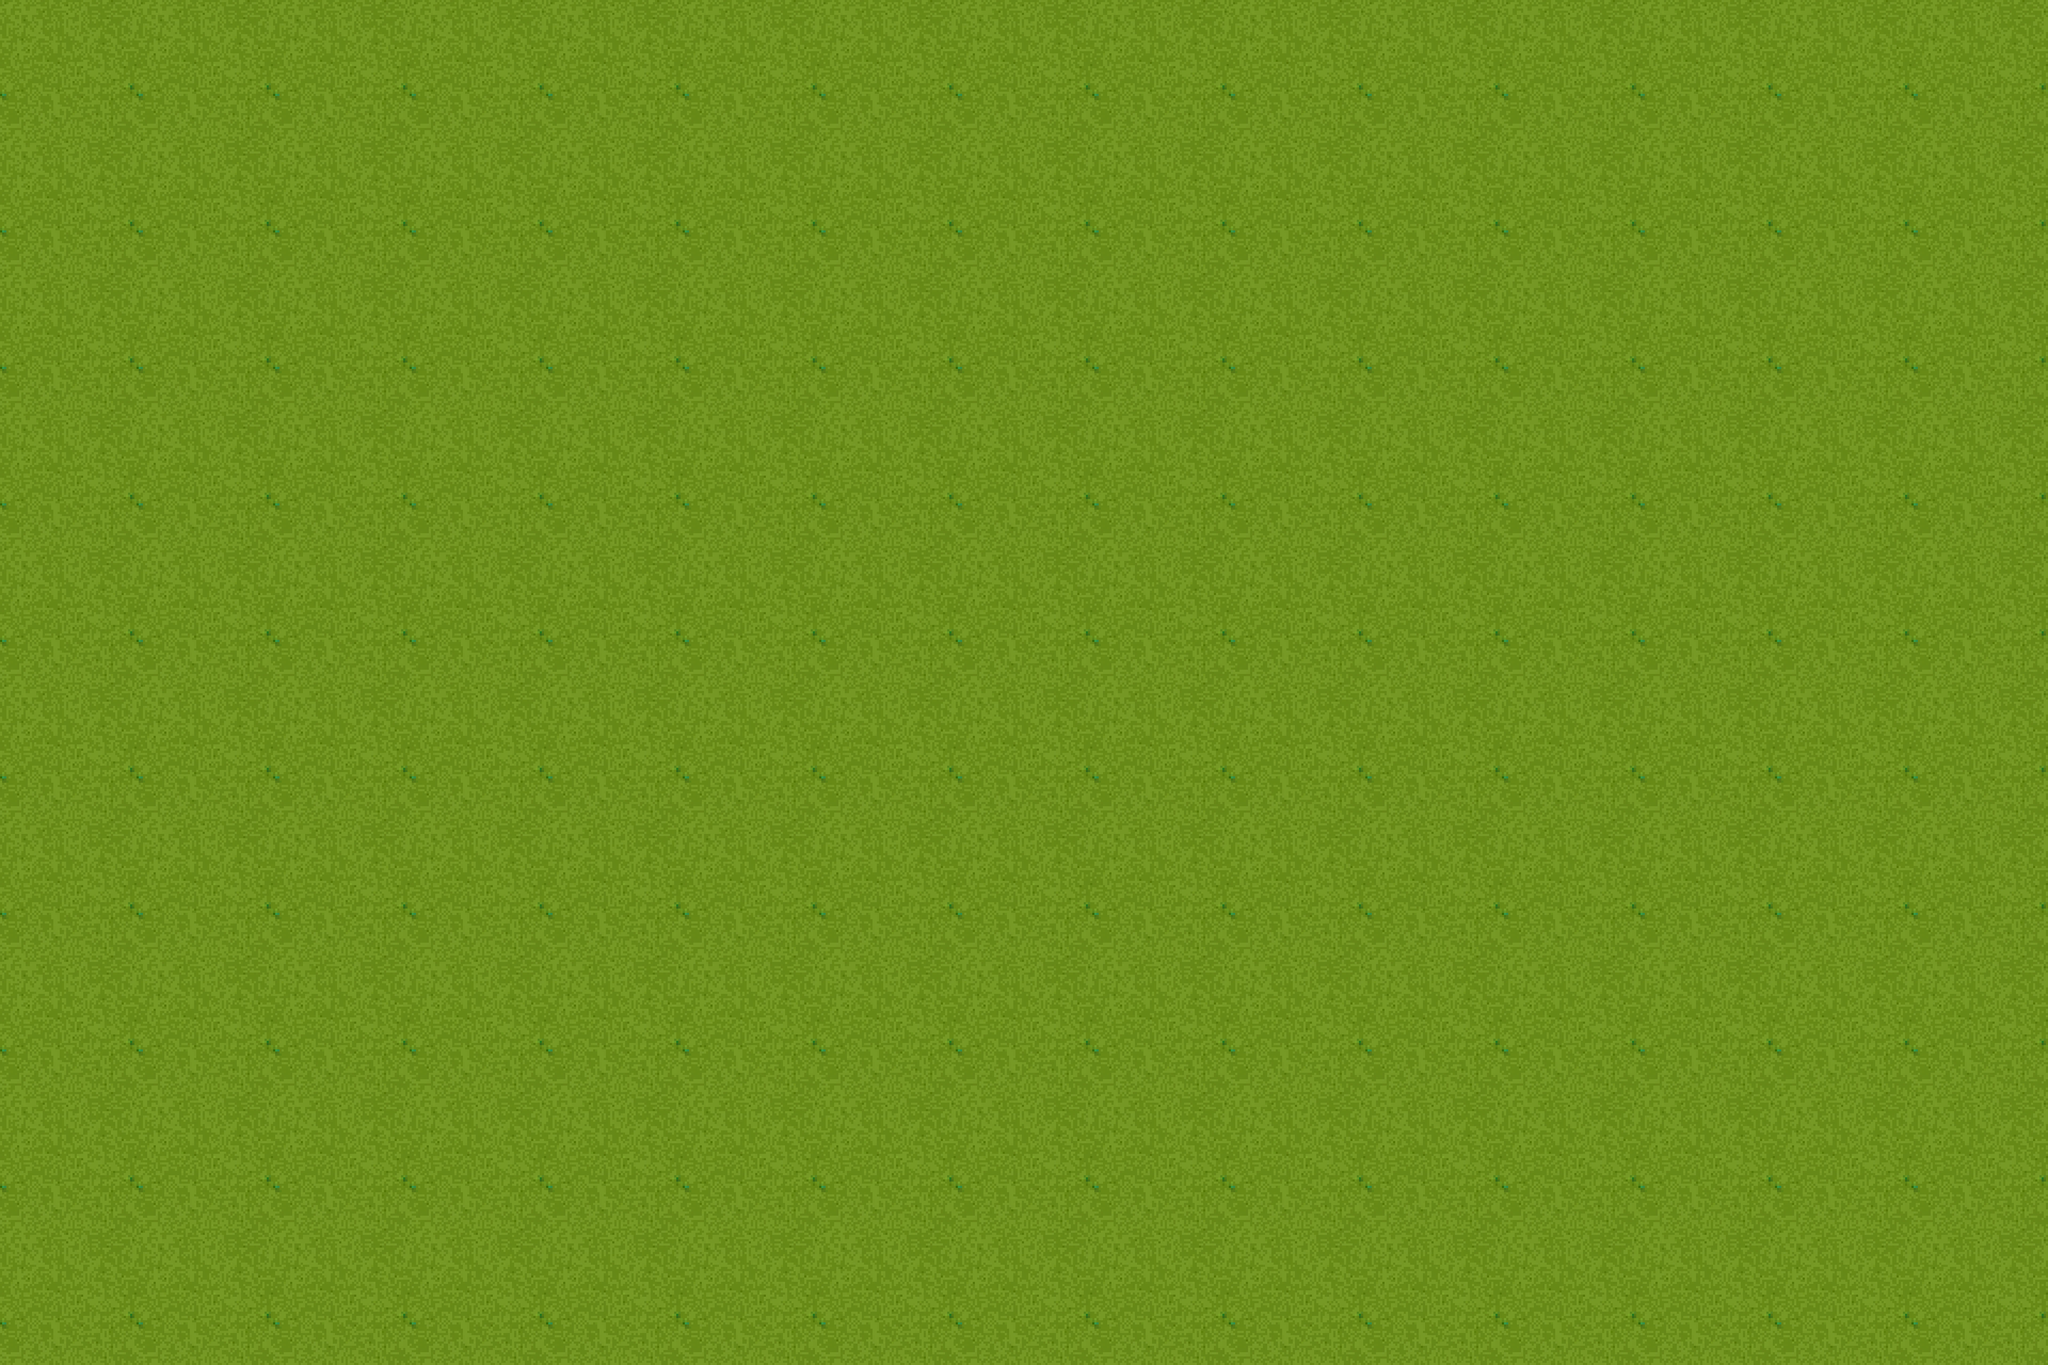

A level layout from a 2D game, rendered from its tile map. Below: a short description, then the map file with tile-grid data replaced by summaries:
An orthogonal 120x80 tile map with 32x32 px tiles, 1 tile layer (ground-layer), 2 tilesets.

<map version="1.10" tiledversion="1.12.2" orientation="orthogonal" renderorder="right-down" width="120" height="80" tilewidth="32" tileheight="32" infinite="0" nextlayerid="4" nextobjectid="1">
 <tileset firstgid="1" source="spec.tsx" />
 <tileset firstgid="881" source="ground-tile.tsx" />
 <layer id="3" name="ground-layer" width="120" height="80">
  <data>[9600 cells, 9600 non-empty, 64 distinct tile ids]</data>
 </layer>
</map>
